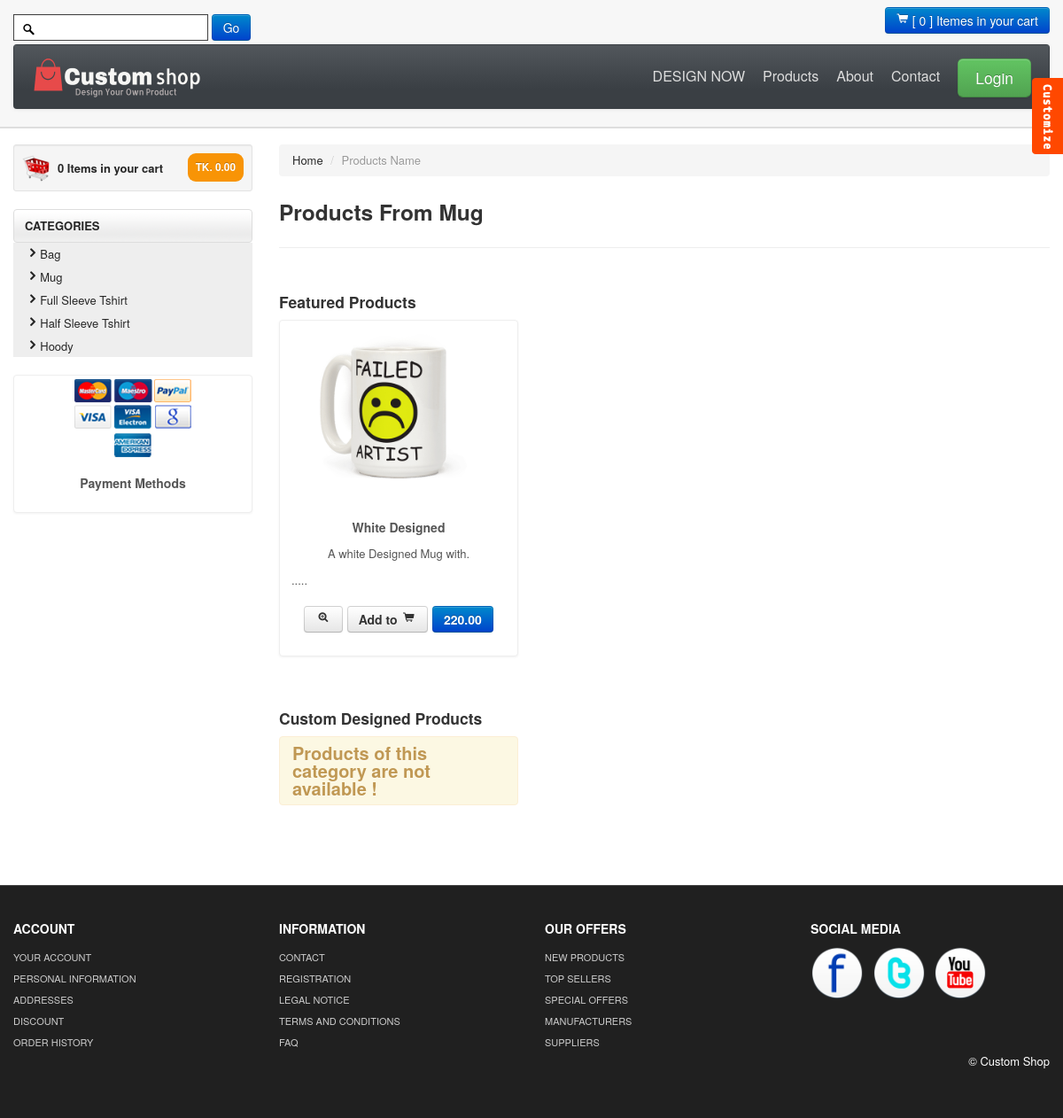
The page /custom_design/products.php?catId=4 on the database its author committed.
### tables this page shows
CREATE TABLE `category` (
  `catId` int(11) NOT NULL,
  `catName` varchar(255) NOT NULL
);

CREATE TABLE `product` (
  `productId` int(11) NOT NULL,
  `productName` varchar(255) NOT NULL,
  `catId` int(11) NOT NULL,
  `body` text NOT NULL,
  `price` float(10,2) NOT NULL,
  `image` varchar(255) NOT NULL,
  `pd_type` int(11) NOT NULL
);

### custom_design/classes/Cart.php (called while the page is built, shortened)
<?php
   $filepath = realpath(dirname(__FILE__));
   include_once ($filepath.'/../lib/Database.php');
   include_once ($filepath.'/../helpers/Format.php');
?>
<?php
class Cart
{
   private $db;
   public function __construct()
   {
	   $this->db = new Database();
   }
   public function checkCartTable()
   {
      $sId = session_id();
      $query = "SELECT * FROM cart WHERE sId = '$sId'";
      $result = $this->db->select($query);
      return $result;
   }
}
?>

### custom_design/lib/Database.php (called while the page is built, shortened)
<?php
Class Database{
   public $host   = DB_HOST;
   public $user   = DB_USER;
   public $pass   = DB_PASS;
   public $dbname = DB_NAME;
   public $link;
   private function connectDB(){
     $this->link = new mysqli($this->host, $this->user, $this->pass,
     $this->dbname);
   }
   public function select($query){
     $result = $this->link->query($query) or die($this->link->error.__LINE__);
     if($result->num_rows > 0){
       return $result;
     } else {
       return false;
     }
   }
}
?>

### custom_design/classes/Category.php (called while the page is built, shortened)
<?php
   $filepath = realpath(dirname(__FILE__));
   include_once ($filepath.'/../lib/Database.php');
   include_once ($filepath.'/../helpers/Format.php');
?>
<?php
   class Category
   {
   	   private $db;
   	   public function __construct()
   	   {
   		   $this->db = new Database();
   	   }
   	   public function getAllCat()
   	   {
   	   	   $query = "SELECT * FROM category ORDER BY catId DESC";
   	   	   $result = $this->db->select($query);
   	   	   return $result;
   	   }
   	   public function getCatById($id)
   	   {
   	   	   $query = "SELECT * FROM category WHERE catId = '$id'";
   	   	   $result = $this->db->select($query);
   	   	   return $result;
   	   }
   }
?>

### custom_design/classes/Product.php (called while the page is built, shortened)
<?php
   $filepath = realpath(dirname(__FILE__));
   include_once ($filepath.'/../lib/Database.php');
   include_once ($filepath.'/../helpers/Format.php');
?>
<?php
class Product
{
   private $db;
   public function __construct()
   {
	   $this->db = new Database();
   }
   public function productByCat($id)
   {
       $id = mysqli_real_escape_string($this->db->link, $id);
       $query = "SELECT * FROM product WHERE catId = '$id' AND pd_type = '0'";
       $result = $this->db->select($query);
       return $result;
   }
}
?>

### custom_design/helpers/Format.php (called while the page is built, shortened)
<?php
class Format{
   public function textShorten($text, $limit = 400){
     $text = $text. " ";
     $text = substr($text, 0, $limit);
     $text = substr($text, 0, strrpos($text, ' '));
     $text = $text.".....";
     return $text;
   }
}
?>

### custom_design/classes/CustomPd.php (called while the page is built, shortened)
<?php
   $filepath = realpath(dirname(__FILE__));
   include_once ($filepath.'/../lib/Database.php');
   include_once ($filepath.'/../helpers/Format.php');
?>
<?php
class CustomPd
{
   private $db;
   public function __construct()
   {
	   $this->db = new Database();
   }
   public function productCustomByCat($id)
   {
       $id = mysqli_real_escape_string($this->db->link, $id);
       $query = "SELECT p.*, c.lName FROM product as p, customer as c, pd_sold as s WHERE s.productId = p.productId AND s.cmrId = c.id AND p.pd_type = '1' AND p.catId = '$id'";
       $result = $this->db->select($query);
       return $result;
   }
}
?>

### custom_design/products.php (the view)
<?php include 'inc/header.php';?>
<div id="mainBody">
	<div class="container">
	<div class="row">
	<?php include 'inc/sidebar.php';?>
<?php
    if (!isset($_GET['catId']) || $_GET['catId'] == NULL) {
       echo "<script>window.location = '404.php'; </script>";
    } else {
       $id = preg_replace('/[^-a-zA-Z0-9_]/', '', $_GET['catId']);
    }
?>
	<div class="span9">
    <ul class="breadcrumb">
		<li><a href="index.php">Home</a> <span class="divider">/</span></li>
		<li class="active">Products Name</li>
    </ul>
	<h3> Products From <?php
			    $catByCat = $cat->getCatById($id);
			    if ($catByCat) {
			    	while ($resultCat = $catByCat->fetch_assoc()) {
			    	   echo $resultCat['catName'];
				    }
				}
			  ?> </h3>
	<hr class="soft"/>
<br class="clr"/>
<h4>Featured Products </h4>
<ul class="thumbnails">
			  <?php
			    $pdByCat = $pd->productByCat($id);
			    if ($pdByCat) {
			    	while ($result = $pdByCat->fetch_assoc()) {
			  ?>
				<li class="span3">
				  <div class="thumbnail">
					<a  href="details.php?proid=<?php echo $result['productId']; ?>"><img style="height: 200px;" src="admin/<?php echo $result['image']; ?>" alt=""/></a>
					<div class="caption">
					  <h5><?php echo $result['productName']; ?></h5>
					  <p>
						<?php echo $fm->textShorten($result['body'], 60); ?>
					  </p>
					  <h4 style="text-align:center"><a class="btn" href="details.php?proid=<?php echo $result['productId']; ?>"> <i class="icon-zoom-in"></i></a> <a class="btn" href="details.php?proid=<?php echo $result['productId']; ?>">Add to <i class="icon-shopping-cart"></i></a> <a class="btn btn-primary" type="disable"><?php echo $result['price']; ?></a></h4>
					</div>
				  </div>
				</li>
			<?php } } else {  ?> <li class="span3"> <?php
                       echo "<div class='alert alert-warning' style='font-size:20px;'><strong> Products of this category are not available !</strong></div>"; ?>
		                         </li>
		<?php     } ?>
			  </ul>
<br class="clr"/>
<h4>Custom Designed Products </h4>
<ul class="thumbnails">
			  <?php
			    $pdByCat = $cPd->productCustomByCat($id);
			    if ($pdByCat) {
			    	while ($result = $pdByCat->fetch_assoc()) {
			  ?>
				<li class="span3">
				  <div class="thumbnail">
					<a  href="details.php?proid=<?php echo $result['productId']; ?>"><img style="height: 200px;" src="admin/<?php echo $result['image']; ?>" alt=""/></a>
					<div class="caption">
					  <h5>Designed: <?php echo $result['lName']; ?></h5>
					  <p>
						<?php echo $fm->textShorten($result['body'], 60); ?>
					  </p>
					  <h4 style="text-align:center"><a class="btn" href="details.php?proid=<?php echo $result['productId']; ?>"> <i class="icon-zoom-in"></i></a> <a class="btn" href="details.php?proid=<?php echo $result['productId']; ?>">Add to <i class="icon-shopping-cart"></i></a> <a class="btn btn-primary" type="disable"><?php echo $result['price']; ?></a></h4>
					</div>
				  </div>
				</li>
			<?php } } else {  ?> <li class="span3"> <?php
                       echo "<div class='alert alert-warning' style='font-size:20px;'><strong> Products of this category are not available !</strong></div>"; ?>
		                         </li>
		<?php     } ?>
			  </ul>
			<br class="clr"/>
</div>
</div>
</div>
</div>
	<?php include 'inc/footer.php';?>

### custom_design/inc/sidebar.php
<div id="sidebar" class="span3">
		<div class="well well-small"><a id="myCart" href="cart.php"><img src="themes/images/ico-cart.png" alt="cart">
			<?php
			  $getData = $ct->checkCartTable();
			  if ($getData) {
              	$item = Session::get("item");
                echo $item;
              } else {
              	echo "0";
              }
			?> Items in your cart  <span class="badge badge-warning pull-right">
          <?php
              $getData = $ct->checkCartTable();
              if ($getData) {
              	$sum = Session::get("sum");
                echo "TK. ".$sum;
              } else {
              	echo "TK. 0.00";
              }
          ?>
		</span></a></div>
		<ul id="sideManu" class="nav nav-tabs nav-stacked">
			<li class="subMenu open"><a> CATEGORIES</a>
				<ul>
			<?php
				$getCat = $cat->getAllCat();
				if ($getCat) {
				  while ($result = $getCat->fetch_assoc()) {
			?>
				<li><a href="products.php?catId=<?php echo $result['catId']; ?>"><i class="icon-chevron-right"></i><?php echo $result['catName']; ?> </a></li>
			<?php } } ?>
				</ul>
			</li>
		</ul>
		<br/>
			<div class="thumbnail">
				<img src="themes/images/payment_methods.png" title="Bootshop Payment Methods" alt="Payments Methods">
				<div class="caption">
				  <h5>Payment Methods</h5>
				</div>
			  </div>
	</div>

### custom_design/themes/css/base.css (style rules this page uses)
#mainBody { border-top:2px solid #dedede; padding-top: 18px; }
#myCart img { float:left; margin-right:8px; }
#myCart .badge { padding: 9px; }
#myCart { font-size: 13px;font-weight: bold; line-height: 33px; }
#sidebar ul ul li a { font-size:12px; }
#sidebar ul { list-style: none;padding: 0;margin: 0;width: 100%; }
#sidebar li a { font-weight:bold; background:url(../images/tabRepeatInactive.png) repeat-x 0 0; color:#262626; }
#sidebar ul li li a { background:#eee; padding-left:14px;font-weight:normal;display:block; font-size:13px; line-height:26px; }
.thumbnail>a { display:block; text-align:center }
.thumbnail h5,.thumbnail p { text-align:center }
[class^="icon-"], [class*=" icon-"] { background-image: none; }
.navbar .nav.pull-right, #sideManu { overflow:hidden; }

### rows shown on the page
category: catName "Bag"
category: catName "Mug"
category: catName "Full Sleeve Tshirt"
category: catName "Half Sleeve Tshirt"
category: catName "Hoody"
product: image (picture), productName "White Designed", body "A white Designed Mug with. .....", price "220.00"
